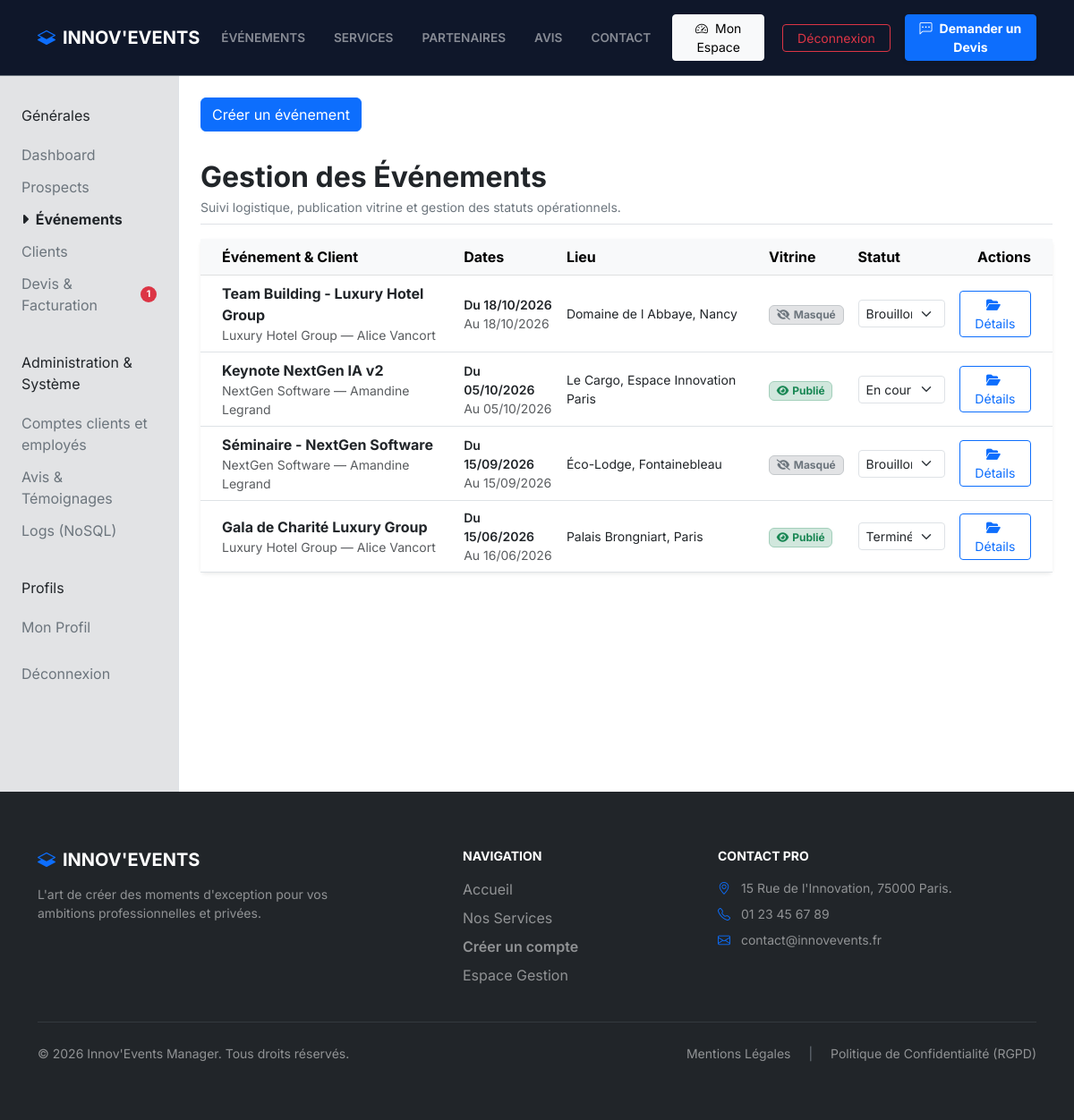
Page /index.php?action=admin_events (signed in) on the committed database.
### tables this page shows
CREATE TABLE events (
id INT AUTO_INCREMENT PRIMARY KEY,
client_id INT NOT NULL,
company_id INT NULL,
title VARCHAR(255) NOT NULL,
description TEXT NULL,
start_date DATETIME NOT NULL,
end_date DATETIME NULL,
location VARCHAR(255) NOT NULL,
event_type VARCHAR(100) NOT NULL DEFAULT 'Autre',
theme VARCHAR(100) NULL,
estimated_participants INT NULL,
image_path VARCHAR(255) NULL,
status VARCHAR(50) NOT NULL DEFAULT 'brouillon',
is_published TINYINT(1) NOT NULL DEFAULT 0,
publication_consent_at DATETIME NULL,
publication_consent_by INT NULL COMMENT 'Identifiant historique de l administrateur attestant l accord client',
created_at TIMESTAMP DEFAULT CURRENT_TIMESTAMP,
CONSTRAINT fk_events_client
FOREIGN KEY (client_id) REFERENCES users(id)
ON DELETE CASCADE ON UPDATE CASCADE,
CONSTRAINT fk_events_company
FOREIGN KEY (company_id) REFERENCES companies(id)
ON DELETE CASCADE ON UPDATE CASCADE
);

CREATE TABLE companies (
id INT AUTO_INCREMENT PRIMARY KEY,
name VARCHAR(255) NOT NULL,
siren VARCHAR(9) NULL,
address VARCHAR(255) NULL,
postal_code VARCHAR(10) NULL,
city VARCHAR(100) NULL,
created_at TIMESTAMP DEFAULT CURRENT_TIMESTAMP,
updated_at TIMESTAMP DEFAULT CURRENT_TIMESTAMP ON UPDATE CURRENT_TIMESTAMP
);

CREATE TABLE users (
id INT AUTO_INCREMENT PRIMARY KEY,
company_id INT NULL,
email VARCHAR(255) NOT NULL UNIQUE,
password VARCHAR(255) NOT NULL,
must_change_password TINYINT(1) NOT NULL DEFAULT 0,
firstname VARCHAR(100) NOT NULL,
lastname VARCHAR(100) NOT NULL,
role VARCHAR(50) NOT NULL DEFAULT 'CLIENT',
is_deleted TINYINT(1) NOT NULL DEFAULT 0,
created_at TIMESTAMP DEFAULT CURRENT_TIMESTAMP,
CONSTRAINT fk_users_company
FOREIGN KEY (company_id) REFERENCES companies(id)
ON DELETE CASCADE ON UPDATE CASCADE
);

### src/controllers/AdminEventController.php (called while the page is built, shortened)
<?php
require_once __DIR__ . '/../models/sql/Event.php';
class AdminEventController extends BaseController
{
    public function listEvents(): void
    {
        $eventModel = new Event();
        $events = $eventModel->findAllWithClient();
        require __DIR__ . '/../views/partials/header.php';
        require __DIR__ . '/../views/admin/events_list.php';
        require __DIR__ . '/../views/partials/footer.php';
    }
}

### src/config/Database.php (called while the page is built, shortened)
<?php
class Database {
    private static $instance = null;
    private function __construct() {
        $host    = 'db';
        $db      = 'innovevents_db';
        $user    = 'root';
        $pass    = 'root_password';
        $charset = 'utf8mb4';
        $dsn = "mysql:host=$host;dbname=$db;charset=$charset";
        try {
            $this->pdo = new PDO($dsn, $user, $pass, [
                PDO::ATTR_ERRMODE => PDO::ERRMODE_EXCEPTION,
                PDO::ATTR_DEFAULT_FETCH_MODE => PDO::FETCH_ASSOC,
                PDO::ATTR_EMULATE_PREPARES => false
            ]);
        } catch (\PDOException $e) {
            error_log("Database connection failure: " . $e->getMessage());
            die("Erreur de connexion à la base de données. Veuillez réessayer plus tard.");
        }
    }
    public static function getInstance() {
        if (self::$instance === null) {
            self::$instance = new Database();
        }
        return self::$instance->pdo;
    }
}

### src/models/sql/Event.php (called while the page is built, shortened)
<?php
require_once __DIR__ . '/../../config/Database.php';
class Event
{
    public static function normalizeStatus(string $status): string
    {
        $status = trim($status);
        return $status === 'annuler' ? 'annulé' : $status;
    }
    private \PDO $db;
    public function __construct()
    {
        $this->db = Database::getInstance();
    }
    public function findAllAdmin(): array
    {
        try {
            $stmt = $this->db->prepare("
                SELECT e.id,
                       e.title,
                       e.start_date,
                       e.end_date,
                       e.location,
                       e.status,
                       e.is_published,
                       e.publication_consent_at,
                       e.event_type,
                       e.theme,
                       e.estimated_participants,
                       u.firstname,
                       u.lastname,
                       c.name AS company_name
                FROM events e
                INNER JOIN users u ON e.client_id = u.id
                LEFT JOIN companies c ON e.company_id = c.id
                ORDER BY e.start_date DESC
            ");
            $stmt->execute();
            return $stmt->fetchAll(\PDO::FETCH_ASSOC);
        } catch (\PDOException $e) {
            error_log("[Event::findAllAdmin] Erreur SQL : " . $e->getMessage());
            return [];
        }
    }
    public function findAllWithClient(): array
    {
        return $this->findAllAdmin();
    }
}

### src/views/admin/events_list.php (the view, shortened to what this page needs)
<div class="container-fluid">
    <div class="row">
        <?php require __DIR__ . '/../partials/sidebar.php'; ?>
        <main class="col-md-9 ms-sm-auto col-lg-10 px-md-4 py-4" id="main-content">
            <?php if (($_SESSION['user_role'] ?? '') === 'ADMIN'): ?>
                <a href="index.php?action=admin_edit_event" class="btn btn-primary mb-3">Créer un événement</a>
            <?php endif; ?>
            <div class="d-flex justify-content-between flex-wrap flex-md-nowrap align-items-center pt-3 pb-2 mb-3 border-bottom">
                <div>
                    <h1 class="h2 fw-bold text-dark mb-1">Gestion des Événements</h1>
                    <p class="text-secondary small mb-0">Suivi logistique, publication vitrine et gestion des statuts opérationnels.</p>
                </div>
            </div>
            <div class="card shadow-sm border-0">
                <div class="card-body p-0">
                    <div class="table-responsive">
                        <table class="table table-hover align-middle mb-0">
                            <thead class="table-light">
                            <tr>
                                <th scope="col" class="ps-4">Événement &amp; Client</th>
                                <th scope="col">Dates</th>
                                <th scope="col">Lieu</th>
                                <th scope="col">Vitrine</th>
                                <th scope="col">Statut</th>
                                <th scope="col" class="text-end pe-4">Actions</th>
                            </tr>
                            </thead>
                            <tbody>
                            <?php if (empty($events)): ?>
                                <tr>
                                    <td colspan="6" class="text-center py-4 text-muted">
                                        <em>Aucun événement enregistré pour le moment.</em>
                                    </td>
                                </tr>
                            <?php else: ?>
                                <?php foreach ($events as $ev): ?>
                                    <tr>
                                        <td class="ps-4">
                                            <div class="fw-bold text-dark">
                                                <?= htmlspecialchars($ev['title'], ENT_QUOTES, 'UTF-8') ?>
                                            </div>
                                            <div class="small text-muted">
                                                <?php
                                                $clientLabel = !empty($ev['company_name'])
                                                    ? htmlspecialchars($ev['company_name'], ENT_QUOTES, 'UTF-8') . ' — '
                                                    : '';
                                                $clientLabel .= htmlspecialchars($ev['firstname'] . ' ' . $ev['lastname'], ENT_QUOTES, 'UTF-8');
                                                echo $clientLabel;
                                                ?>
                                            </div>
                                        </td>
                                        <td>
                                            <div class="small fw-semibold text-dark">
                                                Du <?= date('d/m/Y', strtotime($ev['start_date'])) ?>
                                            </div>
                                            <?php if (!empty($ev['end_date'])): ?>
                                                <div class="small text-muted">
                                                    Au <?= date('d/m/Y', strtotime($ev['end_date'])) ?>
                                                </div>
                                            <?php endif; ?>
                                        </td>
                                        <td class="small">
                                            <?= htmlspecialchars($ev['location'], ENT_QUOTES, 'UTF-8') ?>
                                        </td>
                                        <td>
                                            <?php if ((int)$ev['is_published'] === 1 && !empty($ev['publication_consent_at']) && $ev['status'] !== 'brouillon'): ?>
                                                <span class="badge bg-success-subtle text-success border border-success-subtle">
                                                    <i class="fa-solid fa-eye me-1" aria-hidden="true"></i>Publié
                                                </span>
                                            <?php else: ?>
                                                <span class="badge bg-secondary-subtle text-secondary border border-secondary-subtle">
                                                    <i class="fa-solid fa-eye-slash me-1" aria-hidden="true"></i>Masqué
                                                </span>
                                            <?php endif; ?>
                                        </td>
                                        <td>
                                            <?php if (($_SESSION['user_role'] ?? '') === 'ADMIN'): ?>
                                            <form method="POST" action="index.php?action=admin_event_update_status" class="d-inline">
                                                <select name="status"
                                                        class="form-select form-select-sm"
                                                        onchange="this.form.submit()"
                                                        aria-label="Modifier le statut de l'événement <?= htmlspecialchars($ev['title'], ENT_QUOTES, 'UTF-8') ?>">
                                                    <?php
                                                    $statuses = Event::STATUS_LABELS;
                                                    foreach ($statuses as $val => $label):
                                                        ?>
                                                        <option value="<?= $val ?>" <?= (Event::normalizeStatus($ev['status']) === $val) ? 'selected' : '' ?>>
                                                            <?= $label ?>
                                                        </option>
                                                    <?php endforeach; ?>
                                                </select>
                                            </form>
                                            <?php else: ?><?= htmlspecialchars(Event::normalizeStatus($ev['status']), ENT_QUOTES, 'UTF-8') ?><?php endif; ?>
                                        </td>
                                        <td class="text-end pe-4">
                                            <a href="index.php?action=admin_event_detail&id=<?= (int)$ev['id'] ?>"
                                               class="btn btn-sm btn-outline-primary"
                                               title="Consulter la fiche logistique et les notes de <?= htmlspecialchars($ev['title'], ENT_QUOTES, 'UTF-8') ?>">
                                                <i class="fa-solid fa-folder-open me-1" aria-hidden="true"></i>Détails
                                            </a>
                                        </td>
                                    </tr>
                                <?php endforeach; ?>
                            <?php endif; ?>
                            </tbody>
                        </table>
                    </div>
                </div>
            </div>
        </main>
    </div>
</div>

### public/css/style.css (style rules this page uses)
body { font-family: 'Inter', system-ui, -apple-system, sans-serif !important; color: #475569 !important; }

### rows in the picture
events: title "Team Building - Luxury Hotel Group", company.lastname "Luxury Hotel Group — Alice Vancort", start_date "18/10/2026", end_date "18/10/2026", location "Domaine de l Abbaye, Nancy", is_published 0 (drawn), status "Brouillon"
events: title "Keynote NextGen IA v2", company.lastname "NextGen Software — Amandine Legrand", start_date "05/10/2026", end_date "05/10/2026", location "Le Cargo, Espace Innovation Paris", is_published 1 (drawn), status "En cours"
events: title "Séminaire - NextGen Software", company.lastname "NextGen Software — Amandine Legrand", start_date "15/09/2026", end_date "15/09/2026", location "Éco-Lodge, Fontainebleau", is_published 0 (drawn), status "Brouillon"
events: title "Gala de Charité Luxury Group", company.lastname "Luxury Hotel Group — Alice Vancort", start_date "15/06/2026", end_date "16/06/2026", location "Palais Brongniart, Paris", is_published 1 (drawn), status "Terminé"

### other values in the picture
$sectionTitle "Générales"
$item['label'] "Dashboard"
$item['label'] "Prospects"
$item['label'] "Événements"
$item['label'] "Clients"
$item['label'] "Devis & Facturation"
$badge "1"
$sectionTitle "Administration & Système"
$item['label'] "Comptes clients et employés"
$item['label'] "Avis & Témoignages"
$item['label'] "Logs (NoSQL)"
$sectionTitle "Profils"
$item['label'] "Mon Profil"
$item['label'] "Déconnexion"
